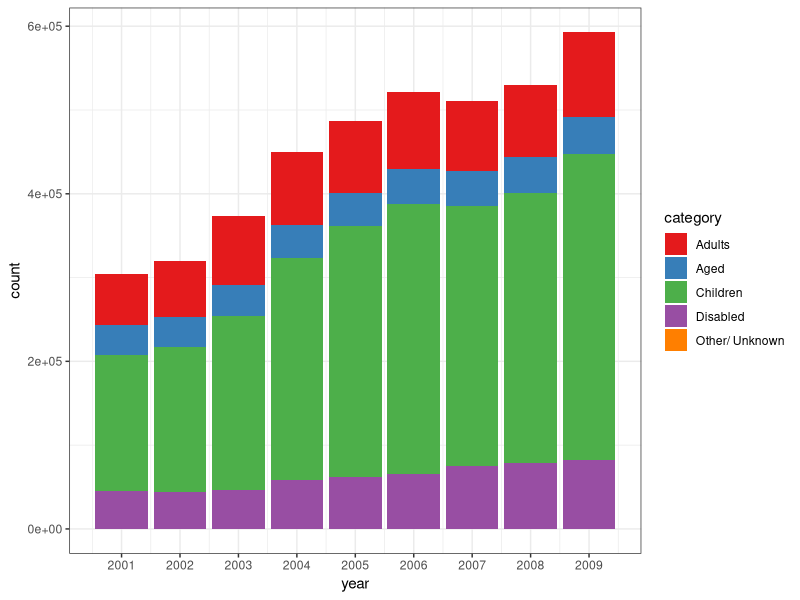
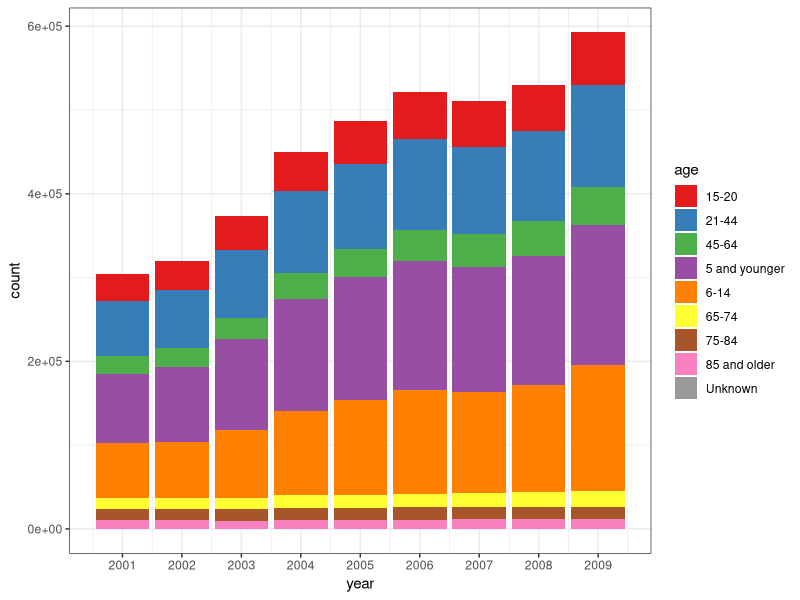

Here is the R script that generated these plots, in order:
# CO medicaid beneficiary visualizations
#
# Created by: Raibatak Das
# Date: May 2016

library(dplyr)
library(ggplot2)
#setwd("~/consulting/active-projects/dqa-visualization/dqa-viz/code/")

# Import medicaid demographic data
medicaid.data = read.csv("../data/co-medicaid-demographics.csv")

## TO DO:
# Reorder age-groups to a more natural order
# Stream plots

# Plot 1. Distribution of beneficiary categories by year
png("../plots/category-by-year-1.png", width=720, height=480)
ggplot(data = medicaid.data,
       aes(x=year, y=count, fill=category)) +
  geom_bar(stat = "identity") +
  scale_fill_brewer(type="qual", palette="Set1") +
  scale_x_continuous(breaks=c(2001:2009)) +
  theme_bw()
dev.off()

# Plot 2. Distribution of beneficiary age groups by year
png("../plots/age-by-year-1.png", width=720, height=480)
ggplot(data = medicaid.data,
       aes(x=year, y=count, fill=age)) +
    geom_bar(stat = "identity") +
    scale_fill_brewer(type="qual", palette="Set1") +
    scale_x_continuous(breaks=c(2001:2009)) +
    theme_bw()
dev.off()

